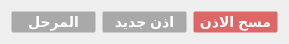
   <widget class="QWidget" name="layoutWidget">
    <property name="geometry">
     <rect>
      <x>23</x>
      <y>619</y>
      <width>289</width>
      <height>33</height>
     </rect>
    </property>
    <layout class="QHBoxLayout" name="horizontalLayout_5">
     <item>
      <widget class="QPushButton" name="saved">
       <property name="minimumSize">
        <size>
         <width>0</width>
         <height>22</height>
        </size>
       </property>
       <property name="styleSheet">
        <string notr="true">QPushButton {
  	background-color: #a9a9a9;
    border-style: hidden;
	border-width:1px;
    border-radius: 2px;
    font: bold 14px;
    color: #ffffff; 
}
QPushButton:pressed {
background-color: #3269e4;
}</string>
       </property>
       <property name="text">
        <string>المرحل</string>
       </property>
      </widget>
     </item>
     <item>
      <widget class="QPushButton" name="pushButton_4">
       <property name="minimumSize">
        <size>
         <width>0</width>
         <height>22</height>
        </size>
       </property>
       <property name="styleSheet">
        <string notr="true">QPushButton {
  	background-color: #a9a9a9;
    border-style: hidden;
	border-width:1px;
    border-radius: 2px;
    font: bold 14px;
    color: #ffffff; 
}
QPushButton:pressed {
background-color: #3269e4;
}</string>
       </property>
       <property name="text">
        <string>اذن جديد</string>
       </property>
      </widget>
     </item>
     <item>
      <widget class="QPushButton" name="pushButton_3">
       <property name="minimumSize">
        <size>
         <width>0</width>
         <height>22</height>
        </size>
       </property>
       <property name="styleSheet">
        <string notr="true">QPushButton {
  	background-color: #dd6767;
    border-style: hidden;
	border-width:1px;
    border-radius: 2px;
    font: bold 14px;
    color: #ffffff; 
}
QPushButton:pressed {
background-color: #3269e4;
}</string>
       </property>
       <property name="text">
        <string>مسح الاذن</string>
       </property>
      </widget>
     </item>
    </layout>
   </widget>
